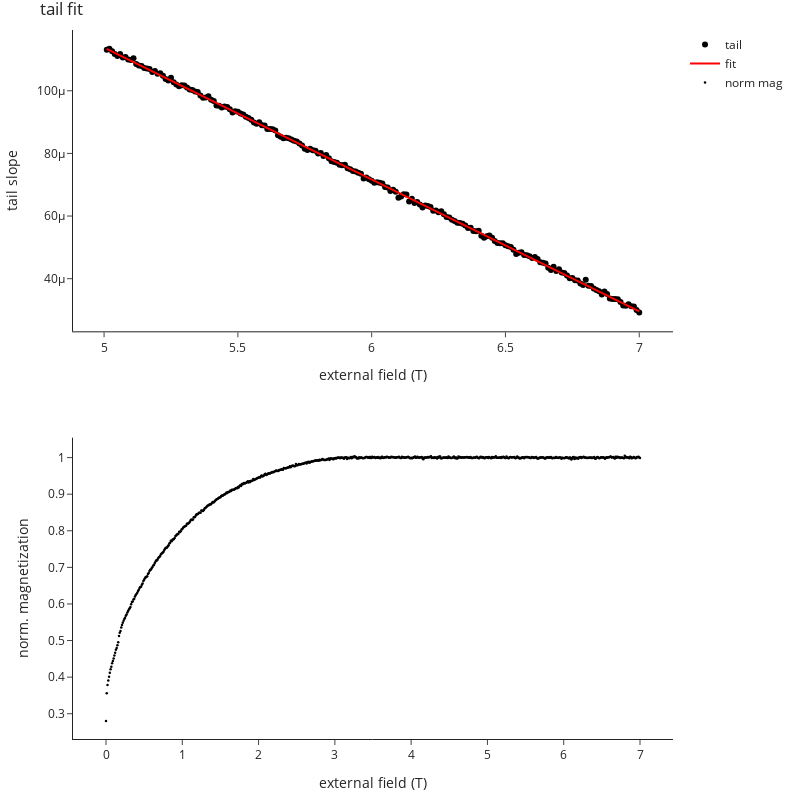

Source (notebook cell):
### Markdown cell above
# Fitting Tail

### Code cell
filename = 'J1-7-inplane-295K-N-avg.txt'

#load data and transpose it into columns
field, momentRaw = np.genfromtxt(filename, delimiter = '\t', unpack = True)



#extract the last N amount of points
length_of_last_points = 200
tail_x = field[-length_of_last_points:] 
tail_y = momentRaw[-length_of_last_points:]
#fit the tail
a, b = np.polyfit(tail_x, tail_y, 1)



#get some information
moment = momentRaw - field*a
avg_moment = np.mean(moment[-length_of_last_points:])
norm_moment = moment/avg_moment
print(f"a = {a:.2e}\nb = {b:.2e}\navg_moment = {avg_moment:.2e}")

#plot
fig = make_subplots(rows=2, cols=1)
fig.add_trace(go.Scatter(x=tail_x,
                         y=tail_y,
                         mode="markers",
                         name="tail",
                         marker=dict(color='black')),
              row=1,
              col=1)

fig.add_trace(go.Scatter(x=tail_x,
                         y=tail_x*a+b,
                         name="fit",
                         mode="lines",
                         line=dict(color="red")),
              row=1,
              col=1)

fig.add_trace(go.Scatter(x=field,
                         y=norm_moment,
                         mode="markers",
                         marker=dict(color='black', size=2.5),
                         name="norm mag"),
              row=2,
              col=1)

fig.update_layout(title="tail fit", margin=dict(t=30,r=30,l=30,b=30), width=800, height=800)
fig.update_yaxes(title_text="norm. magnetization",  row=2, col=1)
fig.update_yaxes(title_text="tail slope",  row=1, col=1)
fig.update_xaxes(title_text="external field (T)",  row=1, col=1)
fig.update_xaxes(title_text="external field (T)",  row=2, col=1)
fig.show()

### Figure 1 — Plotly figure (JSON) as saved in the notebook; plotly's stock layout.template omitted (floating-point values rounded to 4 significant figures; data arrays with more than 128 entries replaced by an {"elided": "..."} marker saying what was removed)
{"data": [{"marker": {"color": "black"}, "mode": "markers", "name": "tail", "type": "scatter", "x": {"elided": "200 float values"}, "xaxis": "x", "y": {"elided": "200 float values"}, "yaxis": "y"}, {"line": {"color": "red"}, "mode": "lines", "name": "fit", "type": "scatter", "x": {"elided": "200 float values"}, "xaxis": "x", "y": {"elided": "200 float values"}, "yaxis": "y"}, {"marker": {"color": "black", "size": 2.5}, "mode": "markers", "name": "norm mag", "type": "scatter", "x": {"elided": "701 float values"}, "xaxis": "x2", "y": {"elided": "701 float values"}, "yaxis": "y2"}], "layout": {"height": 800, "margin": {"b": 30, "l": 30, "r": 30, "t": 30}, "title": {"text": "tail fit"}, "width": 800, "xaxis": {"anchor": "y", "domain": [0, 1], "title": {"text": "external field (T)"}}, "xaxis2": {"anchor": "y2", "domain": [0, 1], "title": {"text": "external field (T)"}}, "yaxis": {"anchor": "x", "domain": [0.575, 1], "title": {"text": "tail slope"}}, "yaxis2": {"anchor": "x2", "domain": [0, 0.425], "title": {"text": "norm. magnetization"}}}}
